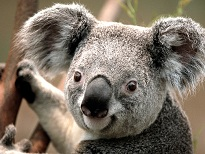
%> input picture CSE_LAB_4TH/401/401_LAB/15.Smoothing_spatial_filter/8.jpg, 205 x 154 px
$ octave weighted_averaging.m   (GNU Octave 9; MATLAB toolbox functions it lacks are replaced by stand-ins)
%> lines starting %> are read from the running program, lines starting %| are printed output that depends on the picture
%Smoothing weighted averaging filter
%page=153

clear all;
close all;
img=imread('8.jpg');
%> img is the input picture: size 154x205x3 uint8; mean R, G, B 124.8, 114.2, 101.4
img=rgb2gray(img);
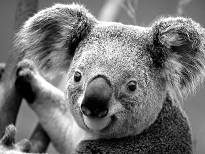
%> img: size 154x205 uint8; min 0, max 255, mean 115.9

subplot(1,2,1);
imshow(img);
title('Original Image');

L=[1 2 1;2 4 2;1 2 1];
%L=[1 1 1;1 1 1;1 1 1];
total=sum(L(:));

mask=(1/total)*L;


[r c]=size(img);
%> r = 154; c = 205


copy=img;

for i=2:(r-1)
    for j=2:(c-1)
        sum=0;

        s=1;
        t=1;
        for m=(i-1):(i+1)
            for n=(j-1):(j+1)
                sum=sum+double( ((img(m,n))*mask(s,t)) /mask(s,t) );
                t=t+1;
            end
            t=1;
            s=s+1;
        end
    %    sum=sum/total;
    copy(i,j)=uint8 (sum);
    end
end
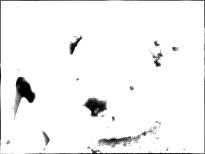
%> copy: size 154x205 uint8; min 0, max 255, mean 244.1

subplot(1,2,2);
imshow(copy);
title('Weighted Sharpen Image');

$ run again, with CSE_LAB_4TH/401/401_LAB/15.Smoothing_spatial_filter/2.jpg copied over CSE_LAB_4TH/401/401_LAB/15.Smoothing_spatial_filter/8.jpg
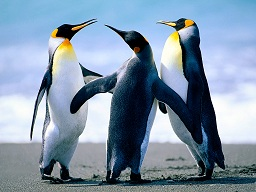
%> input picture CSE_LAB_4TH/401/401_LAB/15.Smoothing_spatial_filter/2.jpg, 256 x 192 px
%> img is the input picture: size 192x256x3 uint8; mean R, G, B 128.2, 147.8, 167.8
%> `img=rgb2gray(img);`:
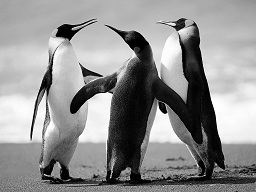
%> img: size 192x256 uint8; min 0, max 255, mean 144.2
%> after the loop `for i=2:(r-1)`:
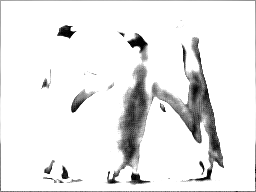
%> copy: size 192x256 uint8; min 0, max 255, mean 234.8
